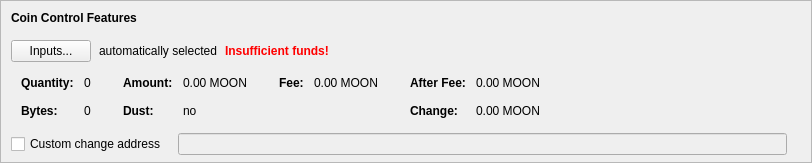
    <widget class="QFrame" name="frameCoinControl">
     <property name="sizePolicy">
      <sizepolicy hsizetype="Expanding" vsizetype="Expanding">
       <horstretch>0</horstretch>
       <verstretch>0</verstretch>
      </sizepolicy>
     </property>
     <property name="maximumSize">
      <size>
       <width>16777215</width>
       <height>16777215</height>
      </size>
     </property>
     <property name="frameShape">
      <enum>QFrame::StyledPanel</enum>
     </property>
     <property name="frameShadow">
      <enum>QFrame::Sunken</enum>
     </property>
     <layout class="QVBoxLayout" name="verticalLayoutCoinControl2">
      <property name="spacing">
       <number>0</number>
      </property>
      <property name="leftMargin">
       <number>0</number>
      </property>
      <property name="topMargin">
       <number>0</number>
      </property>
      <property name="rightMargin">
       <number>0</number>
      </property>
      <property name="bottomMargin">
       <number>6</number>
      </property>
      <item>
       <layout class="QVBoxLayout" name="verticalLayoutCoinControl" stretch="0,0,0,0,1">
        <property name="spacing">
         <number>0</number>
        </property>
        <property name="leftMargin">
         <number>10</number>
        </property>
        <property name="topMargin">
         <number>10</number>
        </property>
        <item>
         <layout class="QHBoxLayout" name="horizontalLayoutCoinControl1">
          <property name="bottomMargin">
           <number>15</number>
          </property>
          <item>
           <widget class="QLabel" name="labelCoinControlFeatures">
            <property name="sizePolicy">
             <sizepolicy hsizetype="Preferred" vsizetype="Maximum">
              <horstretch>0</horstretch>
              <verstretch>0</verstretch>
             </sizepolicy>
            </property>
            <property name="font">
             <font>
              <weight>75</weight>
              <bold>true</bold>
             </font>
            </property>
            <property name="styleSheet">
             <string notr="true">font-weight:bold;</string>
            </property>
            <property name="text">
             <string>Coin Control Features</string>
            </property>
           </widget>
          </item>
         </layout>
        </item>
        <item>
         <layout class="QHBoxLayout" name="horizontalLayoutCoinControl2" stretch="0,0,0,0">
          <property name="spacing">
           <number>8</number>
          </property>
          <property name="bottomMargin">
           <number>10</number>
          </property>
          <item>
           <widget class="QPushButton" name="pushButtonCoinControl">
            <property name="styleSheet">
             <string notr="true"/>
            </property>
            <property name="text">
             <string>Inputs...</string>
            </property>
            <property name="autoDefault">
             <bool>false</bool>
            </property>
           </widget>
          </item>
          <item>
           <widget class="QLabel" name="labelCoinControlAutomaticallySelected">
            <property name="text">
             <string>automatically selected</string>
            </property>
            <property name="margin">
             <number>5</number>
            </property>
           </widget>
          </item>
          <item>
           <widget class="QLabel" name="labelCoinControlInsuffFunds">
            <property name="font">
             <font>
              <weight>75</weight>
              <bold>true</bold>
             </font>
            </property>
            <property name="styleSheet">
             <string notr="true">color:red;font-weight:bold;</string>
            </property>
            <property name="text">
             <string>Insufficient funds!</string>
            </property>
            <property name="margin">
             <number>5</number>
            </property>
           </widget>
          </item>
          <item>
           <spacer name="horizontalSpacerCoinControl">
            <property name="orientation">
             <enum>Qt::Horizontal</enum>
            </property>
            <property name="sizeHint" stdset="0">
             <size>
              <width>40</width>
              <height>1</height>
             </size>
            </property>
           </spacer>
          </item>
         </layout>
        </item>
        <item>
         <widget class="QWidget" name="widgetCoinControl" native="true">
          <property name="sizePolicy">
           <sizepolicy hsizetype="Preferred" vsizetype="Preferred">
            <horstretch>0</horstretch>
            <verstretch>0</verstretch>
           </sizepolicy>
          </property>
          <property name="minimumSize">
           <size>
            <width>0</width>
            <height>0</height>
           </size>
          </property>
          <property name="styleSheet">
           <string notr="true"/>
          </property>
          <layout class="QHBoxLayout" name="horizontalLayoutCoinControl5">
           <property name="leftMargin">
            <number>0</number>
           </property>
           <property name="topMargin">
            <number>0</number>
           </property>
           <property name="rightMargin">
            <number>0</number>
           </property>
           <property name="bottomMargin">
            <number>0</number>
           </property>
           <item>
            <layout class="QHBoxLayout" name="horizontalLayoutCoinControl3" stretch="0,0,0,1">
             <property name="spacing">
              <number>20</number>
             </property>
             <property name="topMargin">
              <number>0</number>
             </property>
             <property name="bottomMargin">
              <number>10</number>
             </property>
             <item>
              <layout class="QFormLayout" name="formLayoutCoinControl1">
               <property name="horizontalSpacing">
                <number>10</number>
               </property>
               <property name="verticalSpacing">
                <number>14</number>
               </property>
               <property name="leftMargin">
                <number>10</number>
               </property>
               <property name="topMargin">
                <number>4</number>
               </property>
               <property name="rightMargin">
                <number>6</number>
               </property>
               <item row="0" column="0">
                <widget class="QLabel" name="labelCoinControlQuantityText">
                 <property name="font">
                  <font>
                   <weight>75</weight>
                   <bold>true</bold>
                  </font>
                 </property>
                 <property name="text">
                  <string>Quantity:</string>
                 </property>
                 <property name="margin">
                  <number>0</number>
                 </property>
                </widget>
               </item>
               <item row="0" column="1">
                <widget class="QLabel" name="labelCoinControlQuantity">
                 <property name="cursor">
                  <cursorShape>IBeamCursor</cursorShape>
                 </property>
                 <property name="contextMenuPolicy">
                  <enum>Qt::ActionsContextMenu</enum>
                 </property>
                 <property name="text">
                  <string notr="true">0</string>
                 </property>
                 <property name="margin">
                  <number>0</number>
                 </property>
                 <property name="textInteractionFlags">
                  <set>Qt::LinksAccessibleByMouse|Qt::TextSelectableByKeyboard|Qt::TextSelectableByMouse</set>
                 </property>
                </widget>
               </item>
               <item row="1" column="0">
                <widget class="QLabel" name="labelCoinControlBytesText">
                 <property name="font">
                  <font>
                   <weight>75</weight>
                   <bold>true</bold>
                  </font>
                 </property>
                 <property name="text">
                  <string>Bytes:</string>
                 </property>
                </widget>
               </item>
               <item row="1" column="1">
                <widget class="QLabel" name="labelCoinControlBytes">
                 <property name="cursor">
                  <cursorShape>IBeamCursor</cursorShape>
                 </property>
                 <property name="contextMenuPolicy">
                  <enum>Qt::ActionsContextMenu</enum>
                 </property>
                 <property name="text">
                  <string notr="true">0</string>
                 </property>
                 <property name="textInteractionFlags">
                  <set>Qt::LinksAccessibleByMouse|Qt::TextSelectableByKeyboard|Qt::TextSelectableByMouse</set>
                 </property>
                </widget>
               </item>
              </layout>
             </item>
             <item>
              <layout class="QFormLayout" name="formLayoutCoinControl2">
               <property name="horizontalSpacing">
                <number>10</number>
               </property>
               <property name="verticalSpacing">
                <number>14</number>
               </property>
               <property name="leftMargin">
                <number>6</number>
               </property>
               <property name="topMargin">
                <number>4</number>
               </property>
               <property name="rightMargin">
                <number>6</number>
               </property>
               <item row="0" column="0">
                <widget class="QLabel" name="labelCoinControlAmountText">
                 <property name="font">
                  <font>
                   <weight>75</weight>
                   <bold>true</bold>
                  </font>
                 </property>
                 <property name="text">
                  <string>Amount:</string>
                 </property>
                 <property name="margin">
                  <number>0</number>
                 </property>
                </widget>
               </item>
               <item row="0" column="1">
                <widget class="QLabel" name="labelCoinControlAmount">
                 <property name="cursor">
                  <cursorShape>IBeamCursor</cursorShape>
                 </property>
                 <property name="contextMenuPolicy">
                  <enum>Qt::ActionsContextMenu</enum>
                 </property>
                 <property name="text">
                  <string notr="true">0.00 MOON</string>
                 </property>
                 <property name="textInteractionFlags">
                  <set>Qt::LinksAccessibleByMouse|Qt::TextSelectableByKeyboard|Qt::TextSelectableByMouse</set>
                 </property>
                </widget>
               </item>
               <item row="1" column="0">
                <widget class="QLabel" name="labelCoinControlLowOutputText">
                 <property name="font">
                  <font>
                   <weight>75</weight>
                   <bold>true</bold>
                  </font>
                 </property>
                 <property name="text">
                  <string>Dust:</string>
                 </property>
                </widget>
               </item>
               <item row="1" column="1">
                <widget class="QLabel" name="labelCoinControlLowOutput">
                 <property name="cursor">
                  <cursorShape>IBeamCursor</cursorShape>
                 </property>
                 <property name="contextMenuPolicy">
                  <enum>Qt::ActionsContextMenu</enum>
                 </property>
                 <property name="text">
                  <string notr="true">no</string>
                 </property>
                 <property name="textInteractionFlags">
                  <set>Qt::LinksAccessibleByMouse|Qt::TextSelectableByKeyboard|Qt::TextSelectableByMouse</set>
                 </property>
                </widget>
               </item>
              </layout>
             </item>
             <item>
              <layout class="QFormLayout" name="formLayoutCoinControl3">
               <property name="horizontalSpacing">
                <number>10</number>
               </property>
               <property name="verticalSpacing">
                <number>14</number>
               </property>
               <property name="leftMargin">
                <number>6</number>
               </property>
               <property name="topMargin">
                <number>4</number>
               </property>
               <property name="rightMargin">
                <number>6</number>
               </property>
               <item row="0" column="0">
                <widget class="QLabel" name="labelCoinControlFeeText">
                 <property name="font">
                  <font>
                   <weight>75</weight>
                   <bold>true</bold>
                  </font>
                 </property>
                 <property name="text">
                  <string>Fee:</string>
                 </property>
                 <property name="margin">
                  <number>0</number>
                 </property>
                </widget>
               </item>
               <item row="0" column="1">
                <widget class="QLabel" name="labelCoinControlFee">
                 <property name="cursor">
                  <cursorShape>IBeamCursor</cursorShape>
                 </property>
                 <property name="contextMenuPolicy">
                  <enum>Qt::ActionsContextMenu</enum>
                 </property>
                 <property name="text">
                  <string notr="true">0.00 MOON</string>
                 </property>
                 <property name="textInteractionFlags">
                  <set>Qt::LinksAccessibleByMouse|Qt::TextSelectableByKeyboard|Qt::TextSelectableByMouse</set>
                 </property>
                </widget>
               </item>
              </layout>
             </item>
             <item>
              <layout class="QFormLayout" name="formLayoutCoinControl4">
               <property name="horizontalSpacing">
                <number>10</number>
               </property>
               <property name="verticalSpacing">
                <number>14</number>
               </property>
               <property name="leftMargin">
                <number>6</number>
               </property>
               <property name="topMargin">
                <number>4</number>
               </property>
               <property name="rightMargin">
                <number>6</number>
               </property>
               <item row="0" column="0">
                <widget class="QLabel" name="labelCoinControlAfterFeeText">
                 <property name="font">
                  <font>
                   <weight>75</weight>
                   <bold>true</bold>
                  </font>
                 </property>
                 <property name="text">
                  <string>After Fee:</string>
                 </property>
                 <property name="margin">
                  <number>0</number>
                 </property>
                </widget>
               </item>
               <item row="0" column="1">
                <widget class="QLabel" name="labelCoinControlAfterFee">
                 <property name="cursor">
                  <cursorShape>IBeamCursor</cursorShape>
                 </property>
                 <property name="contextMenuPolicy">
                  <enum>Qt::ActionsContextMenu</enum>
                 </property>
                 <property name="text">
                  <string notr="true">0.00 MOON</string>
                 </property>
                 <property name="textInteractionFlags">
                  <set>Qt::LinksAccessibleByMouse|Qt::TextSelectableByKeyboard|Qt::TextSelectableByMouse</set>
                 </property>
                </widget>
               </item>
               <item row="1" column="0">
                <widget class="QLabel" name="labelCoinControlChangeText">
                 <property name="font">
                  <font>
                   <weight>75</weight>
                   <bold>true</bold>
                  </font>
                 </property>
                 <property name="text">
                  <string>Change:</string>
                 </property>
                </widget>
               </item>
               <item row="1" column="1">
                <widget class="QLabel" name="labelCoinControlChange">
                 <property name="cursor">
                  <cursorShape>IBeamCursor</cursorShape>
                 </property>
                 <property name="contextMenuPolicy">
                  <enum>Qt::ActionsContextMenu</enum>
                 </property>
                 <property name="text">
                  <string notr="true">0.00 MOON</string>
                 </property>
                 <property name="textInteractionFlags">
                  <set>Qt::LinksAccessibleByMouse|Qt::TextSelectableByKeyboard|Qt::TextSelectableByMouse</set>
                 </property>
                </widget>
               </item>
              </layout>
             </item>
            </layout>
           </item>
          </layout>
         </widget>
        </item>
        <item>
         <layout class="QHBoxLayout" name="horizontalLayoutCoinControl4" stretch="0,0,0">
          <property name="spacing">
           <number>12</number>
          </property>
          <property name="sizeConstraint">
           <enum>QLayout::SetDefaultConstraint</enum>
          </property>
          <property name="topMargin">
           <number>5</number>
          </property>
          <property name="rightMargin">
           <number>5</number>
          </property>
          <item>
           <widget class="QCheckBox" name="checkBoxCoinControlChange">
            <property name="toolTip">
             <string>If this is activated, but the change address is empty or invalid, change will be sent to a newly generated address.</string>
            </property>
            <property name="text">
             <string>Custom change address</string>
            </property>
           </widget>
          </item>
          <item>
           <widget class="QValidatedLineEdit" name="lineEditCoinControlChange">
            <property name="enabled">
             <bool>false</bool>
            </property>
            <property name="sizePolicy">
             <sizepolicy hsizetype="Expanding" vsizetype="Fixed">
              <horstretch>0</horstretch>
              <verstretch>0</verstretch>
             </sizepolicy>
            </property>
           </widget>
          </item>
          <item>
           <widget class="QLabel" name="labelCoinControlChangeLabel">
            <property name="sizePolicy">
             <sizepolicy hsizetype="Preferred" vsizetype="Expanding">
              <horstretch>0</horstretch>
              <verstretch>0</verstretch>
             </sizepolicy>
            </property>
            <property name="minimumSize">
             <size>
              <width>0</width>
              <height>0</height>
             </size>
            </property>
            <property name="text">
             <string/>
            </property>
            <property name="margin">
             <number>3</number>
            </property>
           </widget>
          </item>
         </layout>
        </item>
        <item>
         <spacer name="verticalSpacerCoinControl">
          <property name="orientation">
           <enum>Qt::Vertical</enum>
          </property>
          <property name="sizeHint" stdset="0">
           <size>
            <width>800</width>
            <height>1</height>
           </size>
          </property>
         </spacer>
        </item>
       </layout>
      </item>
     </layout>
    </widget>
